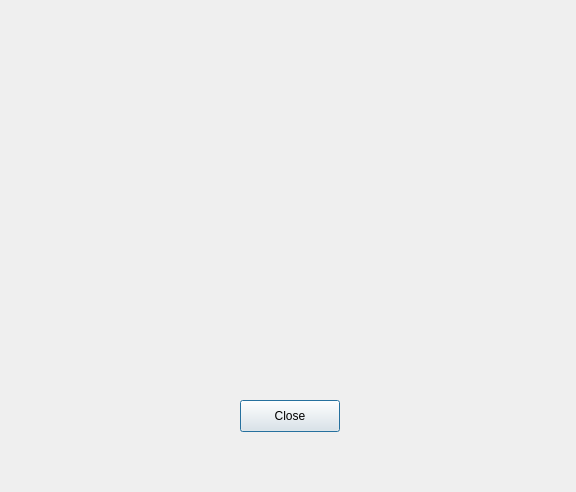
<?xml version="1.0" encoding="UTF-8"?>
<ui version="4.0">
 <class>graph</class>
 <widget class="QDialog" name="graph">
  <property name="geometry">
   <rect>
    <x>0</x>
    <y>0</y>
    <width>576</width>
    <height>492</height>
   </rect>
  </property>
  <property name="windowTitle">
   <string>Dialog</string>
  </property>
  <widget class="QPushButton" name="pushButton">
   <property name="geometry">
    <rect>
     <x>240</x>
     <y>400</y>
     <width>100</width>
     <height>32</height>
    </rect>
   </property>
   <property name="text">
    <string>Close</string>
   </property>
  </widget>
  <widget class="QCustomPlot" name="widget" native="true">
   <property name="geometry">
    <rect>
     <x>9</x>
     <y>19</y>
     <width>561</width>
     <height>361</height>
    </rect>
   </property>
  </widget>
 </widget>
 <customwidgets>
  <customwidget>
   <class>QCustomPlot</class>
   <extends>QWidget</extends>
   <header>qcustomplot.h</header>
   <container>1</container>
  </customwidget>
 </customwidgets>
 <resources/>
 <connections/>
</ui>
